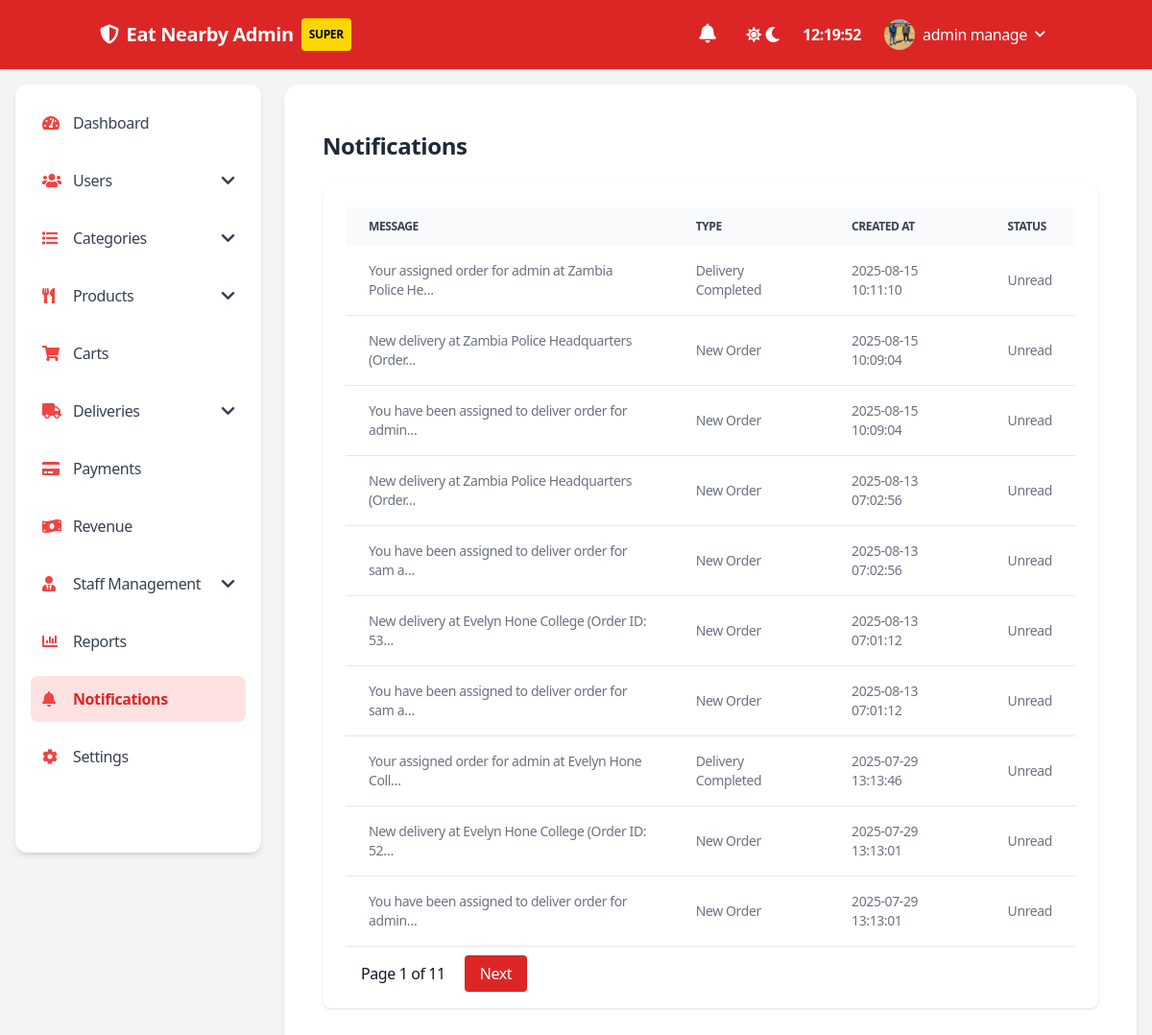
Before: /superadmin/notifications/ (signed in) with the older database file.
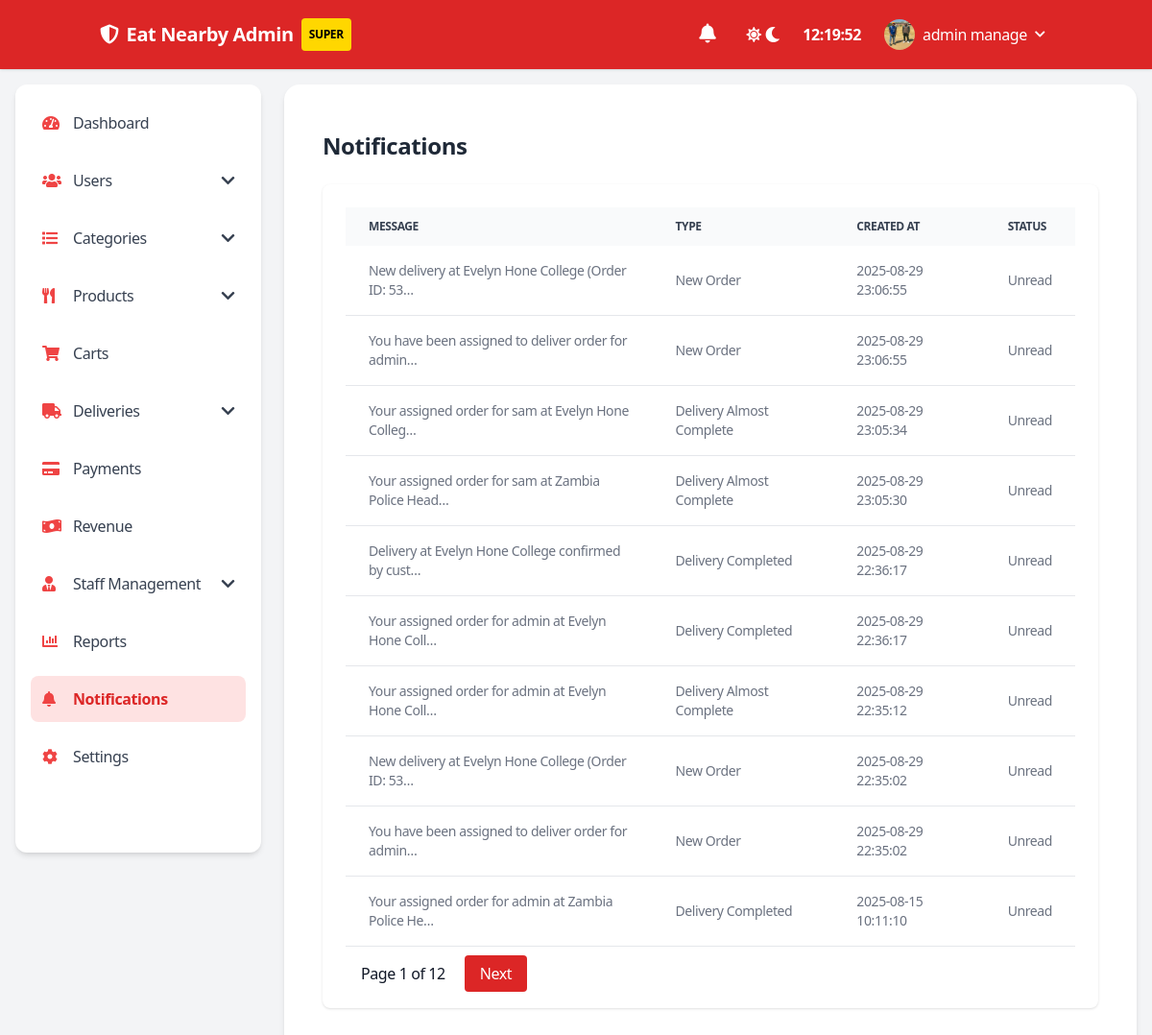
After: the same page with the newer database file.
### staffs/models.py (models this page shows, shortened)
class Notification(models.Model):
    NOTIFICATION_TYPES = [
        ('new_order', 'New Order'),
        ('delivery_almost_complete', 'Delivery Almost Complete'),
        ('delivery_completed', 'Delivery Completed'),
        ('alert', 'Alert'),
        ('delivery_declined', 'Delivery Declined'),
    ]
    recipient = models.ForeignKey(
        User,
        on_delete=models.CASCADE,
        limit_choices_to={'user_type': 'staff'},
        related_name='notifications'
    )
    message = models.TextField()
    notification_type = models.CharField(
        max_length=30,
        choices=NOTIFICATION_TYPES,
        default='new_order'
    )
    is_read = models.BooleanField(default=False)
    created_at = models.DateTimeField(auto_now_add=True)
    related_delivery = models.ForeignKey(
        DeliveryInfo,
        on_delete=models.SET_NULL,
        null=True,
        blank=True,
        related_name='notifications'
    )
    class Meta:
        ordering = ['-created_at']
        verbose_name = "Notification"
        verbose_name_plural = "Notifications"

### superadmin/decorators.py (the view)
    def wrapper(request, *args, **kwargs):
        if not (request.user.is_authenticated and request.user.user_type == 'admin' and request.user.is_superuser):
            messages.error(request, "Access denied. Superadmin privileges required.")
            return redirect('login')
        return view_func(request, *args, **kwargs)

### payments/context_processors.py (called while the page is built)
def order_notifications(request):
    if not request.user.is_authenticated:
        return {
            'nav_in_progress_count': 0,
            'nav_declined_count': 0,
        }
    in_progress_count = DeliveryInfo.objects.filter(
        user=request.user,
        delivery_status='in_progress'
    ).count()
    declined_count = DeliveryInfo.objects.filter(
        user=request.user,
        delivery_status='cancelled'
    ).count()
    return {
        'nav_in_progress_count': in_progress_count,
        'nav_declined_count': declined_count,
        'nav_total_notifications': in_progress_count + declined_count,
    }

### superadmin/notification_views.py (called while the page is built)
@superadmin_required
def notification_list(request):
    notifications = Notification.objects.all().order_by('-created_at')
    paginator = Paginator(notifications, 10)
    page_number = request.GET.get('page')
    page_obj = paginator.get_page(page_number)
    return render(request, 'superadmin/notifications/notification_list.html', {'page_obj': page_obj})

### superadmin/templates/superadmin/notifications/notification_list.html (shortened to what this page needs)
{% extends 'superadmin/superadmin_base.html' %}
{% load static %}
{% block content %}
<div class="container mx-auto px-4 py-6">
  <h1 class="text-2xl font-semibold text-gray-800 dark:text-gray-200 mb-6">Notifications</h1>
  {% if page_obj %}
    <div class="bg-white dark:bg-gray-800 rounded-lg shadow p-6">
      <table class="w-full text-sm text-left text-gray-500 dark:text-gray-400">
        <thead class="text-xs text-gray-700 uppercase bg-gray-50 dark:bg-gray-700 dark:text-gray-400">
          <tr>
            <th class="px-6 py-3">Message</th>
            <th class="px-6 py-3">Type</th>
            <th class="px-6 py-3">Created At</th>
            <th class="px-6 py-3">Status</th>
          </tr>
        </thead>
        <tbody>
          {% for notification in page_obj %}
            <tr class="bg-white border-b dark:bg-gray-800 dark:border-gray-700">
              <td class="px-6 py-4">
                <a href="{% url 'superadmin:notification_detail' pk=notification.pk %}" class="hover:underline">
                  {{ notification.message|truncatechars:50 }}
                </a>
              </td>
              <td class="px-6 py-4">{{ notification.get_notification_type_display }}</td>
              <td class="px-6 py-4">{{ notification.created_at|date:"Y-m-d H:i:s" }}</td>
              <td class="px-6 py-4">{{ notification.is_read|yesno:"Read,Unread" }}</td>
            </tr>
          {% endfor %}
        </tbody>
      </table>
      <div class="mt-4">
        <span class="px-4 py-2">Page {{ page_obj.number }} of {{ page_obj.paginator.num_pages }}</span>
        {% if page_obj.has_next %}
          <a href="?page={{ page_obj.next_page_number }}" class="px-4 py-2 bg-red-600 text-white rounded hover:bg-red-700">Next</a>
        {% endif %}
      </div>
    </div>
  {% else %}
    <p class="text-gray-600 dark:text-gray-400">No notifications available.</p>
  {% endif %}
</div>
{% endblock %}

Changed rows visible on the page:
no longer on this page (row unchanged): Notification: message "New delivery at Zambia Police Headquarters (Order…", notification_type "New Order", created_at "2025-08-15 10:09:04", is_read "Unread"
no longer on this page (row unchanged): Notification: message "You have been assigned to deliver order for admin…", notification_type "New Order", created_at "2025-08-15 10:09:04", is_read "Unread"
no longer on this page (row unchanged): Notification: message "New delivery at Zambia Police Headquarters (Order…", notification_type "New Order", created_at "2025-08-13 07:02:56", is_read "Unread"
no longer on this page (row unchanged): Notification: message "You have been assigned to deliver order for sam a…", notification_type "New Order", created_at "2025-08-13 07:02:56", is_read "Unread"
no longer on this page (row unchanged): Notification: message "New delivery at Evelyn Hone College (Order ID: 53…", notification_type "New Order", created_at "2025-08-13 07:01:12", is_read "Unread"
no longer on this page (row unchanged): Notification: message "You have been assigned to deliver order for sam a…", notification_type "New Order", created_at "2025-08-13 07:01:12", is_read "Unread"
no longer on this page (row unchanged): Notification: message "Your assigned order for admin at Evelyn Hone Coll…", notification_type "Delivery Completed", created_at "2025-07-29 13:13:46", is_read "Unread"
no longer on this page (row unchanged): Notification: message "New delivery at Evelyn Hone College (Order ID: 52…", notification_type "New Order", created_at "2025-07-29 13:13:01", is_read "Unread"
no longer on this page (row unchanged): Notification: message "You have been assigned to deliver order for admin…", notification_type "New Order", created_at "2025-07-29 13:13:01", is_read "Unread"
added Notification: message "New delivery at Evelyn Hone College (Order ID: 53…", notification_type "New Order", created_at "2025-08-29 23:06:55", is_read "Unread"
added Notification: message "You have been assigned to deliver order for admin…", notification_type "New Order", created_at "2025-08-29 23:06:55", is_read "Unread"
added Notification: message "Your assigned order for sam at Evelyn Hone Colleg…", notification_type "Delivery Almost Complete", created_at "2025-08-29 23:05:34", is_read "Unread"
added Notification: message "Your assigned order for sam at Zambia Police Head…", notification_type "Delivery Almost Complete", created_at "2025-08-29 23:05:30", is_read "Unread"
added Notification: message "Delivery at Evelyn Hone College confirmed by cust…", notification_type "Delivery Completed", created_at "2025-08-29 22:36:17", is_read "Unread"
added Notification: message "Your assigned order for admin at Evelyn Hone Coll…", notification_type "Delivery Completed", created_at "2025-08-29 22:36:17", is_read "Unread"
added Notification: message "Your assigned order for admin at Evelyn Hone Coll…", notification_type "Delivery Almost Complete", created_at "2025-08-29 22:35:12", is_read "Unread"
added Notification: message "New delivery at Evelyn Hone College (Order ID: 53…", notification_type "New Order", created_at "2025-08-29 22:35:02", is_read "Unread"
added Notification: message "You have been assigned to deliver order for admin…", notification_type "New Order", created_at "2025-08-29 22:35:02", is_read "Unread"
Other visible differences:
{{ page_obj.paginator.num_pages }}: "11" → "12"
